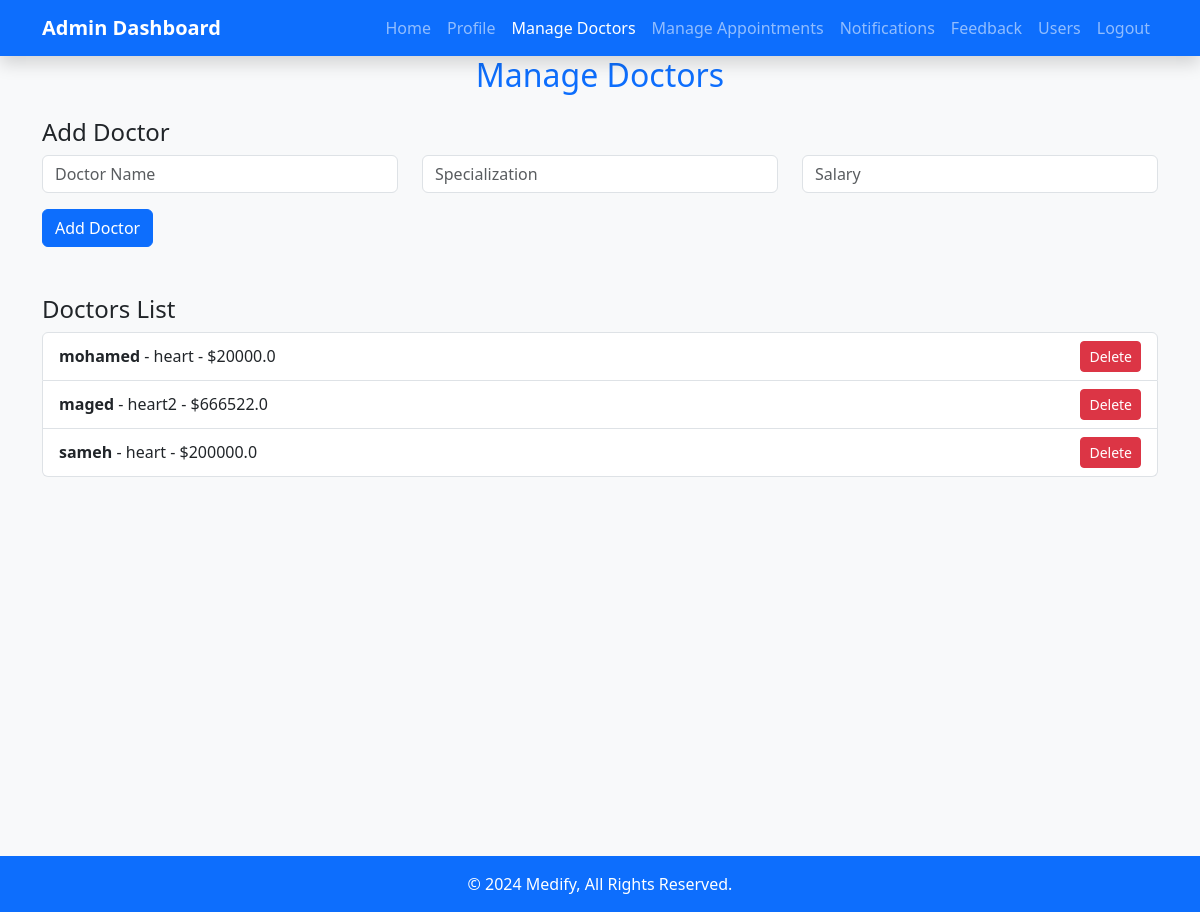
The page /manage_doctors (signed in) on the database as committed earlier.
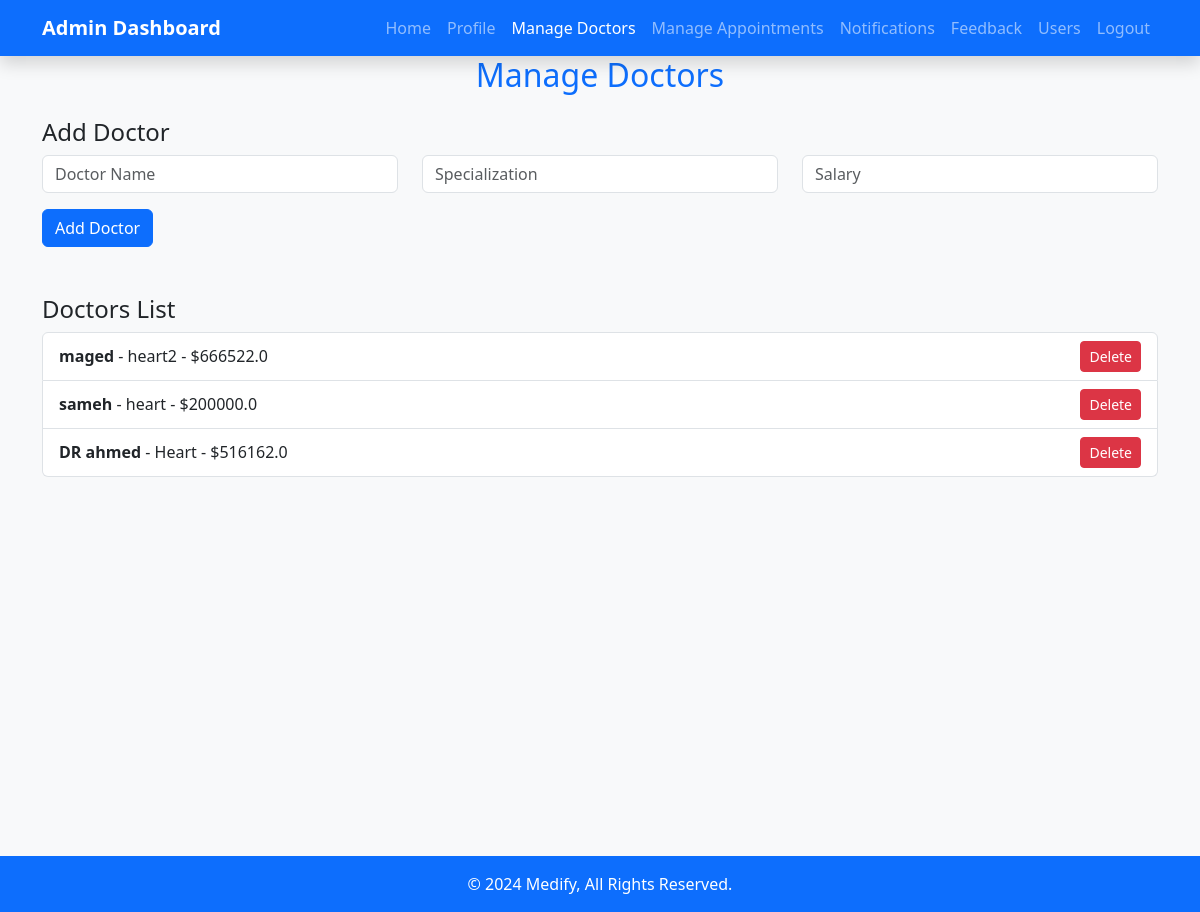
The same page on the database as committed later.
### tables this page shows
CREATE TABLE doctors (
            id INTEGER PRIMARY KEY AUTOINCREMENT,
            name TEXT NOT NULL,
            specialization TEXT NOT NULL,
            salary REAL NOT NULL
        );

### app.py (the view)
@app.route('/manage_doctors')
def manage_doctors():
    if 'user_type' in session and session['user_type'] == 'admin':
        with sqlite3.connect("users.db") as conn:
            cursor = conn.cursor()
            cursor.execute("SELECT name, id, specialization, salary FROM doctors")
            doctors = cursor.fetchall()
        return render_template('manage_doctors.html', doctors=doctors)
    return redirect(url_for('login'))

### templates/manage_doctors.html (shortened to what this page needs)
<!DOCTYPE html>
<html lang="en">
<head>
    <link href="https://cdn.jsdelivr.net/npm/bootstrap@5.3.2/dist/css/bootstrap.min.css" rel="stylesheet">
</head>
<body>
    <nav class="navbar navbar-expand-lg navbar-dark bg-primary shadow">
        <div class="container">
            <a class="navbar-brand fw-bold" href="{{ url_for('index_admin') }}">Admin Dashboard</a>
            <div class="collapse navbar-collapse" id="navbarNav">
                <ul class="navbar-nav ms-auto">
                    <li class="nav-item"><a class="nav-link" href="{{ url_for('index_admin') }}">Home</a></li>
                    <li class="nav-item"><a class="nav-link" href="{{ url_for('profile') }}">Profile</a></li>
                    <li class="nav-item"><a class="nav-link active" href="{{ url_for('manage_doctors') }}">Manage Doctors</a></li>
                    <li class="nav-item"><a class="nav-link" href="{{ url_for('manage_appointments') }}">Manage Appointments</a></li>
                    <li class="nav-item"><a class="nav-link" href="{{ url_for('notifications') }}">Notifications</a></li>
                    <li class="nav-item"><a class="nav-link" href="{{ url_for('feedback') }}">Feedback</a></li>
                    <li class="nav-item"><a class="nav-link" href="{{ url_for('manage_users') }}">Users</a></li>
                    <li class="nav-item"><a class="nav-link" href="/logout">Logout</a></li>
                </ul>
            </div>
        </div>
    </nav>
    <section class="vh-100 bg-light">
        <div class="container">
            <h2 class="text-primary mb-4 text-center">Manage Doctors</h2>
            <div class="form-section mb-5">
                <h4>Add Doctor</h4>
                <form id="addDoctorForm" method="POST" action="{{ url_for('add_doctor') }}">
                    <div class="row">
                        <div class="col-md-4 mb-3">
                            <input type="text" name="doctor_name" class="form-control" placeholder="Doctor Name" required>
                        </div>
                        <div class="col-md-4 mb-3">
                            <input type="text" name="specialization" class="form-control" placeholder="Specialization" required>
                        </div>
                        <div class="col-md-4 mb-3">
                            <input type="number" name="salary" class="form-control" placeholder="Salary" required>
                        </div>
                    </div>
                    <button type="submit" class="btn btn-primary">Add Doctor</button>
                </form>
            </div>
            <div id="doctorsList" class="mt-4">
                <h4>Doctors List</h4>
                <ul class="list-group">
                    {% if doctors %}
                        {% for doctor in doctors %}
                            <li class="list-group-item d-flex justify-content-between align-items-center">
                                <div>
                                    <strong>{{ doctor[0] }}</strong> - {{ doctor[2] }} - ${{ doctor[3] }}
                                </div>
                                <form method="POST" action="{{ url_for('delete_doctor') }}">
                                    <button type="submit" class="btn btn-danger btn-sm">Delete</button>
                                </form>
                            </li>
                        {% endfor %}
                    {% else %}
                        <li class="list-group-item text-center">No doctors available.</li>
                    {% endif %}
                </ul>
            </div>
        </div>
    </section>
    <footer class="bg-primary text-white text-center py-3">
        &copy; 2024 Medify, All Rights Reserved.
    </footer>
</body>
</html>

Rows that differ between the two databases and show on the page:
removed doctors: name "mohamed", specialization "heart", salary "20000.0"
added doctors: name "DR ahmed", specialization "Heart", salary "516162.0"
